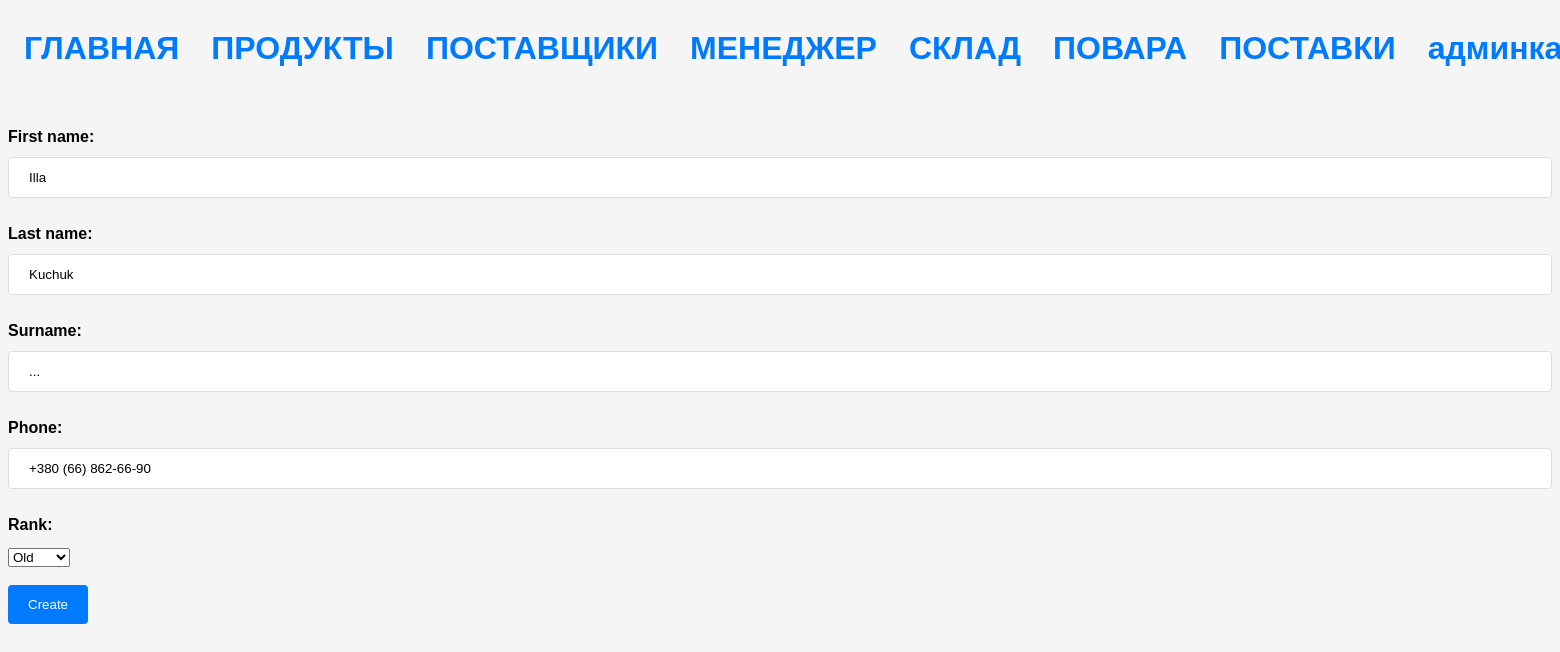
The app's page /cookers/1/update/ with its own data.
### stock/models.py (models this page shows, shortened)
class Cooker(Model):
    first_name = models.CharField(max_length=64)
    last_name = models.CharField(max_length=64)
    surname = models.CharField(max_length=64)
    phone = models.CharField(max_length=24)
    rank = models.ForeignKey(CookerRank, on_delete=models.SET_NULL, null=True)

### stock/views.py (the view)
# urls.py: path('cookers/<int:pk>/update/', CookerUpdateView.as_view(), name='cooker_update'),
class CookerUpdateView(UpdateView):
    model = Cooker
    template_name = 'form.html'
    form_class = CookerForm
    success_url = '/cookers/'

### stock/forms.py
class CookerForm(forms.ModelForm):
    class Meta:
        model = Cooker
        fields = ['first_name', 'last_name', 'surname', 'phone', 'rank']

### stock/models.py (called while the page is built)
    def __str__(self):
        return self.name

### templates/form.html (shortened to what this page needs)
{% extends 'base.html' %}
{% block content %}
    <form method="post">
        {{ form.as_p }}
        <input type="submit" value="Create">
    </form>
{% endblock %}

### static/styles/styles.css (style rules this page uses)
body { font-family: Arial, sans-serif; font-size: 16px; line-height: 1.5; background-color: #f5f5f5; }
label { font-weight: bold; margin-bottom: 8px; display: block; }
input[type="text"], input[type="email"], input[type="password"] { width: 100%; padding: 12px 20px; margin-bottom: 8px; box-sizing: border-box; border: 1px solid #ddd; border-radius: 4px; outline: none; }
input[type="submit"] { background-color: #007bff; color: #fff; padding: 12px 20px; border: none; border-radius: 4px; cursor: pointer; }

### records on screen
Cooker: first_name "Illa", last_name "Kuchuk", surname "...", phone "+380 (66) 862-66-90", rank "Old"
